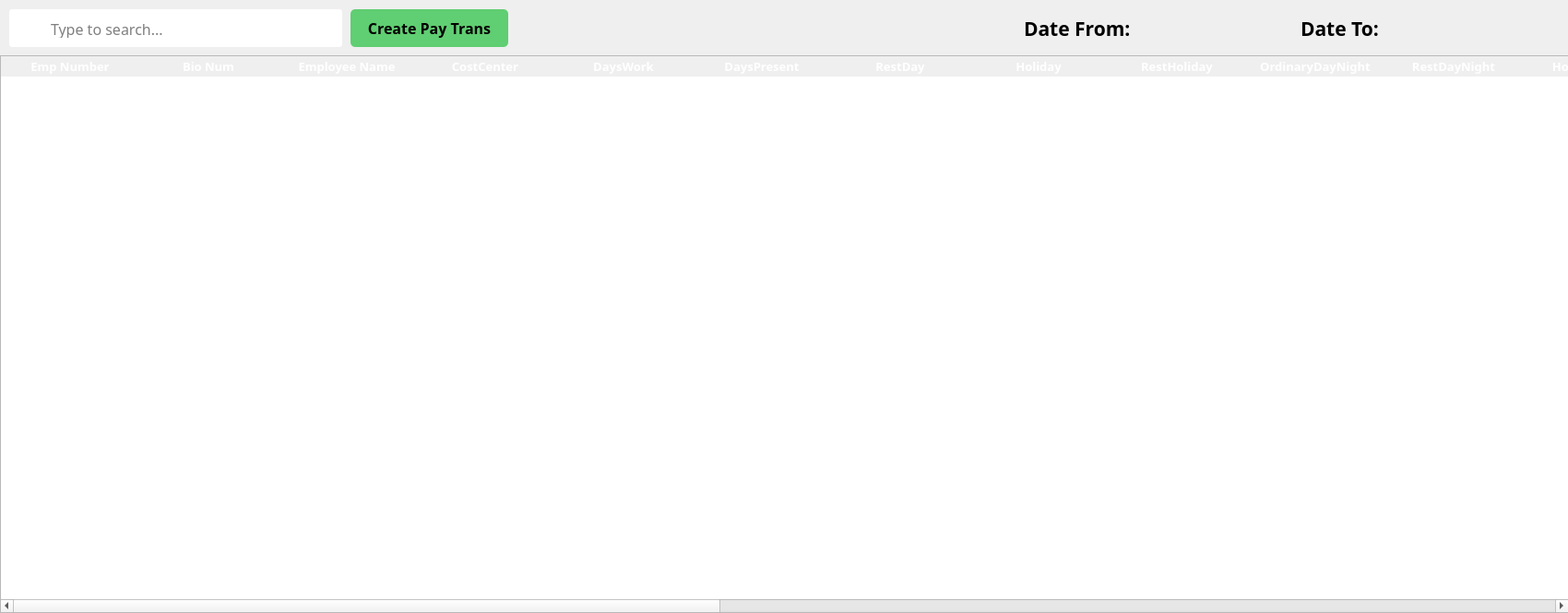
<?xml version="1.0" encoding="UTF-8"?>
<ui version="4.0">
 <class>MainWindow</class>
 <widget class="QMainWindow" name="MainWindow">
  <property name="geometry">
   <rect>
    <x>0</x>
    <y>0</y>
    <width>1700</width>
    <height>665</height>
   </rect>
  </property>
  <property name="windowTitle">
   <string>PayTimeSheet</string>
  </property>
  <widget class="QWidget" name="centralwidget">
   <widget class="QTableWidget" name="paytimesheetTable">
    <property name="geometry">
     <rect>
      <x>0</x>
      <y>60</y>
      <width>1701</width>
      <height>605</height>
     </rect>
    </property>
    <property name="sizePolicy">
     <sizepolicy hsizetype="Fixed" vsizetype="Fixed">
      <horstretch>0</horstretch>
      <verstretch>0</verstretch>
     </sizepolicy>
    </property>
    <property name="font">
     <font>
      <family>Poppins SemiBold</family>
      <pointsize>10</pointsize>
      <weight>75</weight>
      <bold>true</bold>
     </font>
    </property>
    <property name="focusPolicy">
     <enum>Qt::ClickFocus</enum>
    </property>
    <property name="contextMenuPolicy">
     <enum>Qt::DefaultContextMenu</enum>
    </property>
    <property name="styleSheet">
     <string notr="true">/* Header Design */

QHeaderView::section {
	font-family: Poppins;
	font-weight: bold;
	font-size: 13px;
	color: white;
	background-color: &quot;#344273&quot;;
	border: none;
}

/* Style for the selected row */
QTableView::item:selected:active {
	 selection-background-color: &quot;#9DADDF&quot;;
}

/* Style for the alternate row */
QTableWidget {
	alternate-background-color: &quot;#DDDDDD&quot;;
}</string>
    </property>
    <property name="horizontalScrollBarPolicy">
     <enum>Qt::ScrollBarAsNeeded</enum>
    </property>
    <property name="sizeAdjustPolicy">
     <enum>QAbstractScrollArea::AdjustIgnored</enum>
    </property>
    <property name="editTriggers">
     <set>QAbstractItemView::NoEditTriggers</set>
    </property>
    <property name="tabKeyNavigation">
     <bool>false</bool>
    </property>
    <property name="showDropIndicator" stdset="0">
     <bool>false</bool>
    </property>
    <property name="dragDropOverwriteMode">
     <bool>false</bool>
    </property>
    <property name="alternatingRowColors">
     <bool>true</bool>
    </property>
    <property name="selectionMode">
     <enum>QAbstractItemView::SingleSelection</enum>
    </property>
    <property name="selectionBehavior">
     <enum>QAbstractItemView::SelectRows</enum>
    </property>
    <property name="textElideMode">
     <enum>Qt::ElideRight</enum>
    </property>
    <property name="showGrid">
     <bool>false</bool>
    </property>
    <property name="gridStyle">
     <enum>Qt::SolidLine</enum>
    </property>
    <property name="sortingEnabled">
     <bool>false</bool>
    </property>
    <property name="cornerButtonEnabled">
     <bool>false</bool>
    </property>
    <property name="columnCount">
     <number>24</number>
    </property>
    <attribute name="horizontalHeaderVisible">
     <bool>true</bool>
    </attribute>
    <attribute name="horizontalHeaderCascadingSectionResizes">
     <bool>true</bool>
    </attribute>
    <attribute name="horizontalHeaderMinimumSectionSize">
     <number>50</number>
    </attribute>
    <attribute name="horizontalHeaderDefaultSectionSize">
     <number>150</number>
    </attribute>
    <attribute name="horizontalHeaderHighlightSections">
     <bool>true</bool>
    </attribute>
    <attribute name="horizontalHeaderShowSortIndicator" stdset="0">
     <bool>false</bool>
    </attribute>
    <attribute name="horizontalHeaderStretchLastSection">
     <bool>true</bool>
    </attribute>
    <attribute name="verticalHeaderVisible">
     <bool>false</bool>
    </attribute>
    <attribute name="verticalHeaderCascadingSectionResizes">
     <bool>false</bool>
    </attribute>
    <attribute name="verticalHeaderMinimumSectionSize">
     <number>23</number>
    </attribute>
    <attribute name="verticalHeaderDefaultSectionSize">
     <number>31</number>
    </attribute>
    <attribute name="verticalHeaderHighlightSections">
     <bool>false</bool>
    </attribute>
    <attribute name="verticalHeaderShowSortIndicator" stdset="0">
     <bool>false</bool>
    </attribute>
    <column>
     <property name="text">
      <string>Emp Number</string>
     </property>
    </column>
    <column>
     <property name="text">
      <string>Bio Num</string>
     </property>
    </column>
    <column>
     <property name="text">
      <string>Employee Name</string>
     </property>
     <property name="font">
      <font>
       <strikeout>false</strikeout>
      </font>
     </property>
     <property name="foreground">
      <brush brushstyle="SolidPattern">
       <color alpha="255">
        <red>0</red>
        <green>0</green>
        <blue>0</blue>
       </color>
      </brush>
     </property>
    </column>
    <column>
     <property name="text">
      <string>CostCenter</string>
     </property>
    </column>
    <column>
     <property name="text">
      <string>DaysWork</string>
     </property>
    </column>
    <column>
     <property name="text">
      <string>DaysPresent</string>
     </property>
    </column>
    <column>
     <property name="text">
      <string>RestDay</string>
     </property>
    </column>
    <column>
     <property name="text">
      <string>Holiday</string>
     </property>
    </column>
    <column>
     <property name="text">
      <string>RestHoliday</string>
     </property>
    </column>
    <column>
     <property name="text">
      <string>OrdinaryDayNight</string>
     </property>
    </column>
    <column>
     <property name="text">
      <string>RestDayNight</string>
     </property>
    </column>
    <column>
     <property name="text">
      <string>HolidayNight</string>
     </property>
    </column>
    <column>
     <property name="text">
      <string>RestHolidayNight</string>
     </property>
    </column>
    <column>
     <property name="text">
      <string>OrdinaryDayOT</string>
     </property>
    </column>
    <column>
     <property name="text">
      <string>RestDayOT</string>
     </property>
    </column>
    <column>
     <property name="text">
      <string>HolidayOT</string>
     </property>
    </column>
    <column>
     <property name="text">
      <string>RestHolidayOT</string>
     </property>
    </column>
    <column>
     <property name="text">
      <string>Late</string>
     </property>
    </column>
    <column>
     <property name="text">
      <string>Undertime</string>
     </property>
    </column>
    <column>
     <property name="text">
      <string>Absent</string>
     </property>
    </column>
    <column>
     <property name="text">
      <string>DatePosted</string>
     </property>
    </column>
    <column>
     <property name="text">
      <string>Remarks</string>
     </property>
    </column>
    <column>
     <property name="text">
      <string>EmpCompany</string>
     </property>
    </column>
    <column>
     <property name="text">
      <string>LegalHoliday</string>
     </property>
    </column>
   </widget>
   <widget class="QWidget" name="widget" native="true">
    <property name="geometry">
     <rect>
      <x>0</x>
      <y>0</y>
      <width>1711</width>
      <height>61</height>
     </rect>
    </property>
    <property name="styleSheet">
     <string notr="true">#widget{
background-color: &quot;#dce5fe&quot;;
}

#btnCheckSched, #btnFilter {
	background-color: &quot;#344273&quot;;
	color: white;
	border-radius: 5px;
}


#btnPayTrans{
border-radius: 5px;
background-color: rgb(96, 206, 114);
}</string>
    </property>
    <widget class="QFrame" name="searchBar">
     <property name="geometry">
      <rect>
       <x>10</x>
       <y>10</y>
       <width>361</width>
       <height>41</height>
      </rect>
     </property>
     <property name="focusPolicy">
      <enum>Qt::StrongFocus</enum>
     </property>
     <property name="styleSheet">
      <string notr="true">#searchBar{
	border: 1px solid &quot;#344273&quot;;
	border-radius: 3px; 
background-color: white;
}</string>
     </property>
     <property name="frameShape">
      <enum>QFrame::StyledPanel</enum>
     </property>
     <property name="frameShadow">
      <enum>QFrame::Raised</enum>
     </property>
     <widget class="QLineEdit" name="txtSearch">
      <property name="geometry">
       <rect>
        <x>43</x>
        <y>10</y>
        <width>301</width>
        <height>21</height>
       </rect>
      </property>
      <property name="font">
       <font>
        <family>Poppins</family>
        <pointsize>12</pointsize>
       </font>
      </property>
      <property name="focusPolicy">
       <enum>Qt::ClickFocus</enum>
      </property>
      <property name="styleSheet">
       <string notr="true">#txtSearch{

}</string>
      </property>
      <property name="text">
       <string/>
      </property>
      <property name="frame">
       <bool>false</bool>
      </property>
      <property name="placeholderText">
       <string>Type to search...</string>
      </property>
     </widget>
     <widget class="QLabel" name="searchIcon">
      <property name="geometry">
       <rect>
        <x>10</x>
        <y>10</y>
        <width>31</width>
        <height>21</height>
       </rect>
      </property>
      <property name="styleSheet">
       <string notr="true">#searchIcon{
	background-color: white;
}</string>
      </property>
      <property name="text">
       <string/>
      </property>
      <property name="pixmap">
       <pixmap>../Icons/search.svg</pixmap>
      </property>
      <property name="scaledContents">
       <bool>false</bool>
      </property>
      <property name="alignment">
       <set>Qt::AlignCenter</set>
      </property>
     </widget>
    </widget>
    <widget class="QLabel" name="lblDateFrom">
     <property name="geometry">
      <rect>
       <x>1110</x>
       <y>20</y>
       <width>121</width>
       <height>21</height>
      </rect>
     </property>
     <property name="font">
      <font>
       <family>Poppins</family>
       <pointsize>16</pointsize>
       <weight>75</weight>
       <bold>true</bold>
      </font>
     </property>
     <property name="text">
      <string>Date From:</string>
     </property>
    </widget>
    <widget class="QLabel" name="lblFrom">
     <property name="geometry">
      <rect>
       <x>1230</x>
       <y>20</y>
       <width>181</width>
       <height>21</height>
      </rect>
     </property>
     <property name="font">
      <font>
       <family>Poppins</family>
       <pointsize>12</pointsize>
       <weight>50</weight>
       <bold>false</bold>
      </font>
     </property>
     <property name="text">
      <string/>
     </property>
     <property name="alignment">
      <set>Qt::AlignCenter</set>
     </property>
    </widget>
    <widget class="QLabel" name="lblTo">
     <property name="geometry">
      <rect>
       <x>1500</x>
       <y>20</y>
       <width>181</width>
       <height>21</height>
      </rect>
     </property>
     <property name="font">
      <font>
       <family>Poppins</family>
       <pointsize>12</pointsize>
       <weight>50</weight>
       <bold>false</bold>
      </font>
     </property>
     <property name="text">
      <string/>
     </property>
     <property name="alignment">
      <set>Qt::AlignCenter</set>
     </property>
    </widget>
    <widget class="QLabel" name="lblDateTo">
     <property name="geometry">
      <rect>
       <x>1410</x>
       <y>20</y>
       <width>91</width>
       <height>21</height>
      </rect>
     </property>
     <property name="font">
      <font>
       <family>Poppins</family>
       <pointsize>16</pointsize>
       <weight>75</weight>
       <bold>true</bold>
      </font>
     </property>
     <property name="text">
      <string>Date To:</string>
     </property>
    </widget>
    <widget class="QPushButton" name="btnPayTrans">
     <property name="geometry">
      <rect>
       <x>380</x>
       <y>10</y>
       <width>171</width>
       <height>41</height>
      </rect>
     </property>
     <property name="font">
      <font>
       <family>Poppins</family>
       <pointsize>12</pointsize>
       <weight>75</weight>
       <bold>true</bold>
      </font>
     </property>
     <property name="cursor">
      <cursorShape>PointingHandCursor</cursorShape>
     </property>
     <property name="styleSheet">
      <string notr="true"/>
     </property>
     <property name="text">
      <string>Create Pay Trans</string>
     </property>
     <property name="iconSize">
      <size>
       <width>22</width>
       <height>22</height>
      </size>
     </property>
    </widget>
    <widget class="QLabel" name="lblDateFrom_2">
     <property name="geometry">
      <rect>
       <x>10</x>
       <y>0</y>
       <width>361</width>
       <height>21</height>
      </rect>
     </property>
     <property name="font">
      <font>
       <family>Poppins</family>
       <pointsize>16</pointsize>
       <weight>75</weight>
       <bold>true</bold>
      </font>
     </property>
     <property name="text">
      <string/>
     </property>
    </widget>
   </widget>
  </widget>
 </widget>
 <resources/>
 <connections/>
</ui>
